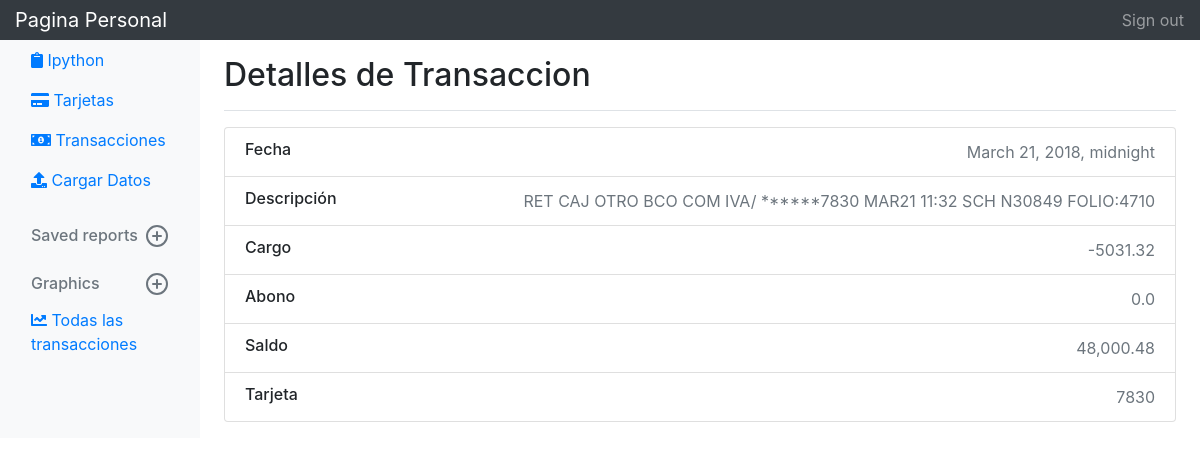
Page /transactions/77/ on the committed database.
### transactions/models.py (models this page shows, shortened)
class Transaccion(models.Model):
	fecha = models.DateTimeField('fecha de cargo')
	descripcion = models.CharField(max_length=150)
	cargo = models.FloatField(default=0.0)
	abono = models.FloatField(default=0.0)
	saldo = models.CharField(max_length=30)
	NumTarjeta = models.ForeignKey(Tarjeta, on_delete=models.CASCADE)
	class Meta:
		unique_together = ["fecha","descripcion","cargo","abono","saldo"]

### myMovsDisplay/models.py (models this page shows)
class Tarjeta(models.Model):
	NumTarjeta = models.CharField(max_length=30)
	Banco = models.ForeignKey(Banco, on_delete=models.CASCADE)
	TipoTarjeta = models.ForeignKey(TipoTarjeta, on_delete=models.CASCADE)
	def __str__(self):
		return self.NumTarjeta

### transactions/views.py (the view)
# urls.py: path('<int:pk>/', views.DetailView.as_view(), name='detail'),
class DetailView(generic.DetailView):
	model = Transaccion
	template_name="transactions/detalles.html"

### transactions/Templates/transactions/detalles.html (shortened to what this page needs)
<!DOCTYPE html>
<html>
    <head>
        {% load static %}
        <link rel="stylesheet" href="https://maxcdn.bootstrapcdn.com/bootstrap/4.0.0/css/bootstrap.min.css">
    </head>
    <body>
        <nav class="navbar navbar-dark sticky-top bg-dark flex-md-nowrap p-0">
          <a class="navbar-brand col-sm-3 col-md-2 mr-0" href="/myMovsDisplay/">Pagina Personal</a>
          <ul class="navbar-nav px-3">
            <li class="nav-item text-nowrap">
                <a class="nav-link" href="#">Sign out</a>
            </li>
          </ul>
        </nav>
        <div class="container-fluid">
            <div class="row">
                <nav class="col-md-2 d-none d-md-block bg-light sidebar">
                    <div class="sidebar-sticky">
                        <ul class="nav flex-column">
                            <li class="nav-item">
                            <a class="nav-link active" href="/ipython/">
                            <i class="fas fa-clipboard"></i> Ipython <span class="sr-only">(current)</span>
                            </a>
                            </li>
                            <li class="nav-item">
                            <a class="nav-link active" href="/myMovsDisplay/Tarjeta/">
                            <i class="fas fa-credit-card"></i> Tarjetas <span class="sr-only">(current)</span>
                            </a>
                            </li>
                            <li class="nav-item">
                            <a class="nav-link active" href="/transactions/">
                            <i class="fas fa-money-bill-alt"></i> Transacciones <span class="sr-only">(current)</span>
                            </a>
                            </li>
                            <li class="nav-item">
                            <a class="nav-link active" href="/transactions/SeleccionarTarjeta/">
                            <i class="fas fa-upload"></i> Cargar Datos  <span class="sr-only">(current)</span>
                            </a>
                            </li>
                        </ul>
                        <h6 class="sidebar-heading d-flex justify-content-between align-items-center px-3 mt-4 mb-1 text-muted">
                        <span>Saved reports</span>
                        <a class="d-flex align-items-center text-muted" href="#">
                        </a>
                        </h6>
                        <h6 class="sidebar-heading d-flex justify-content-between align-items-center px-3 mt-4 mb-1 text-muted">
                        <span>Graphics</span>
                        <a class="d-flex align-items-center text-muted" href="#">
                        </a>
                        </h6>
                        <ul class="nav flex-column mb-2">
                          <li class="nav-item">
                            <a class="nav-link" href="/graphics/">
                             <i class="fas fa-chart-line"></i>
                              Todas las transacciones
                            </a>
                          </li>
                        </ul>
                    </div>
                </nav>
                <main role="main" class="col-md-9 ml-sm-auto col-lg-10 pt-3 px-4">
                    <div class="d-flex justify-content-between flex-wrap flex-md-nowrap align-items-center pb-2 mb-3 border-bottom">
                        <h1 class="h2">Detalles de Transaccion</h1>
                     </div>
                      	<ul class="list-group mb-3">
                            <li class="list-group-item d-flex justify-content-between lh-condensed">
                              <div>
                                <h6 class="my-0">Fecha </h6>
                              </div>
                              <span class="text-muted">{{object.fecha}}</span>
                            </li>
                            <li class="list-group-item d-flex justify-content-between lh-condensed">
                              <div>
                                <h6 class="my-0">Descripción</h6>
                              </div>
                              <span class="text-muted">{{object.descripcion}}</span>
                            </li>
                            <li class="list-group-item d-flex justify-content-between lh-condensed">
                              <div>
                                <h6 class="my-0">Cargo</h6>
                              </div>
                              <span class="text-muted">{{object.cargo}}</span>
                            </li>
                            <li class="list-group-item d-flex justify-content-between lh-condensed">
                              <div>
                                <h6 class="my-0">Abono</h6>
                              </div>
                              <span class="text-muted">{{object.abono}}</span>
                            </li>
                            <li class="list-group-item d-flex justify-content-between lh-condensed">
                              <div>
                                <h6 class="my-0">Saldo</h6>
                              </div>
                              <span class="text-muted">{{object.saldo}}</span>
                            </li>
                            <li class="list-group-item d-flex justify-content-between lh-condensed">
                              <div>
                                <h6 class="my-0">Tarjeta</h6>
                              </div>
                              <span class="text-muted">{{object.NumTarjeta}}</span>
                            </li>
                        </ul>
                </main>
            </div>
        </div>
    </body>
</html>

### rows in the picture
Transaccion: fecha "March 21, 2018, midnight", descripcion "RET CAJ OTRO BCO COM IVA/ ******7830 MAR21 11:32 SCH N30849 FOLIO:4710", cargo "-5031.32", abono "0.0", saldo "48,000.48", NumTarjeta "7830"
